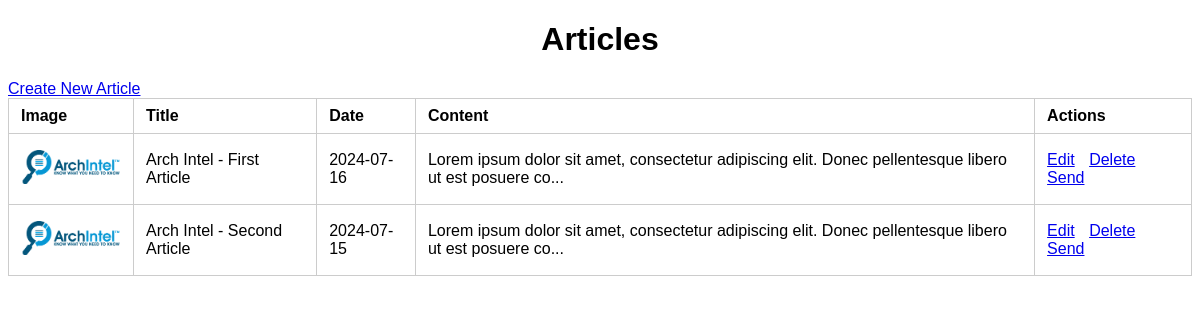
The page / on the database its author committed.
### tables this page shows
CREATE TABLE `articles` (
  `id` int(11) NOT NULL,
  `image` text DEFAULT NULL,
  `title` text DEFAULT NULL,
  `date` date DEFAULT NULL,
  `content` mediumtext DEFAULT NULL
);

### index.php (the view, shortened to what this page needs)
<?php
include 'config.php';
$sql = "SELECT * FROM articles ORDER BY date DESC";
$result = $conn->query($sql);
?>
<!DOCTYPE html>
<html>
<head>
    <link rel="stylesheet" type="text/css" href="style.css">
</head>
<body>
    <h1>Articles</h1>
    <a href="create.php">Create New Article</a>
    <table>
        <tr>
            <th>Image</th>
            <th>Title</th>
            <th>Date</th>
            <th>Content</th>
            <th>Actions</th>
        </tr>
        <?php while($row = $result->fetch_assoc()) { ?>
        <tr>
            <td><img src="<?php echo $row['image']; ?>" alt="Article Image" width="100"></td>
            <td><?php echo $row['title']; ?></td>
            <td><?php echo $row['date']; ?></td>
            <td><?php echo substr($row['content'], 0, 100); ?>...</td>
            <td>
                <a href="edit.php?id=<?php echo $row['id']; ?>">Edit</a>
                <a href="delete.php?id=<?php echo $row['id']; ?>">Delete</a>
                <a href="send_email.php?id=<?php echo $row['id']; ?>">Send</a>
            </td>
        </tr>
        <?php } ?>
    </table>
</body>
</html>

### style.css (style rules this page uses)
body { font-family: Arial, sans-serif; }
h1 { text-align: center; }
table { width: 100%; border-collapse: collapse; }
th, td { padding: 8px 12px; border: 1px solid #ccc; text-align: left; }
a { margin-right: 10px }

### rows shown on the page
articles: image (picture), title "Arch Intel - First Article", date "2024-07-16", content "Lorem ipsum dolor sit amet, consectetur adipiscing elit. Donec pellentesque libero ut est posuere co"
articles: image (picture), title "Arch Intel - Second Article", date "2024-07-15", content "Lorem ipsum dolor sit amet, consectetur adipiscing elit. Donec pellentesque libero ut est posuere co"
